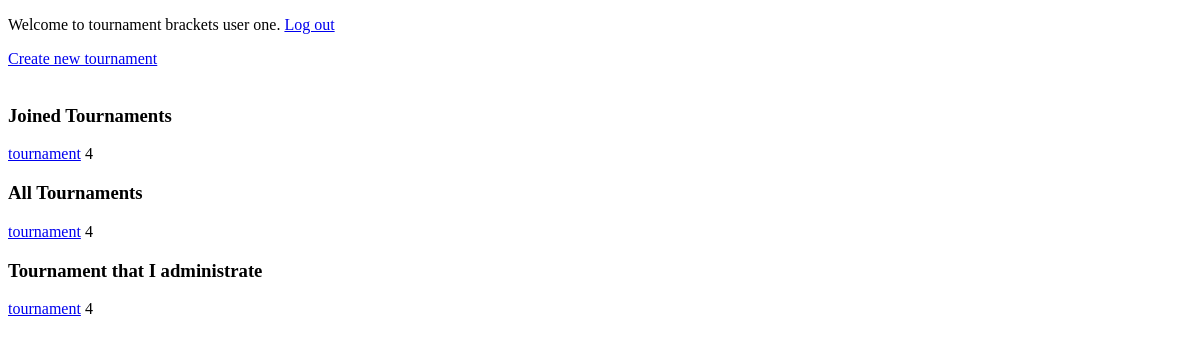
Page / (signed in) on the earlier database version.
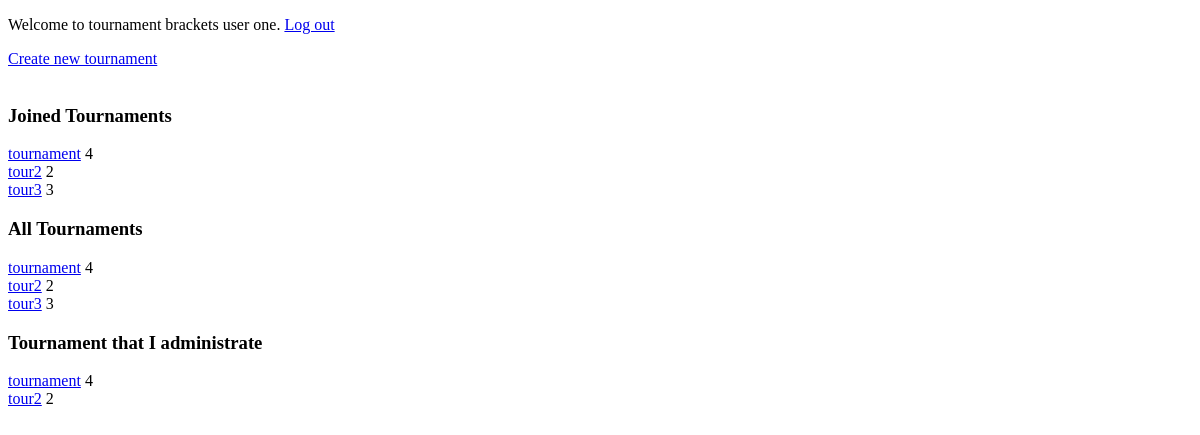
Same page on the later database version.
### application/auth/models.py (models this page shows, shortened)
class User(db.Model):
    __tablename__ = "account"
    id = db.Column(db.Integer, primary_key=True)
    date_created = db.Column(db.DateTime, default=db.func.current_timestamp())
    date_modified = db.Column(db.DateTime, default=db.func.current_timestamp(),
                              onupdate=db.func.current_timestamp())
    name = db.Column(db.String(144), nullable=False)
    username = db.Column(db.String(144), nullable=False)
    password = db.Column(db.String(144), nullable=False)
    tournaments = db.relationship('Tournament', backref='account', lazy=True)

### application/tour/models.py (models this page shows, shortened)
class Tournament(db.Model):
    __tablename__ = "tournament"
    id = db.Column(db.Integer, primary_key=True)
    date_created = db.Column(db.DateTime, default=db.func.current_timestamp())
    date_modified = db.Column(db.DateTime, default=db.func.current_timestamp(),
                              onupdate=db.func.current_timestamp())
    name = db.Column(db.String(144), nullable=False)
    player_count = db.Column(db.Integer, nullable=False)
    account_id = db.Column(db.Integer, db.ForeignKey('account.id'), nullable=False)
    started = db.Column(db.Boolean, nullable=False)

### application/index/views.py (the view)
@app.route("/", methods=["GET"])
def index():
    if current_user.is_authenticated:
        joined = Players.find_tour_with_user(current_user.id)
        return render_template("/index/index.html", form = LoginForm(),
        tournaments = Tournament.query.all(),
        ownedtournaments = Tournament.query.filter_by(account_id=current_user.id),
        joinedtournaments = joined)
    else:
        return render_template("/index/index.html", form = LoginForm(), tournaments = Tournament.query.all())

### application/__init__.py (called while the page is built)
@login_manager.user_loader
def load_user(user_id):
    return User.query.get(user_id)

### application/tour/models.py (called while the page is built)
    @staticmethod
    def find_tour_with_user(account_id):
        stmt = text("SELECT tournament_id FROM players"
                   " WHERE account_id = :account_id").params(account_id=account_id)
        response = db.engine.execute(stmt)
        userstournaments = []
        for row in response:
            userstournaments.append(Tournament.query.get(row[0]))
        return userstournaments

### application/templates/index/index.html (shortened to what this page needs)
{% extends "/index/layout.html" %}
{% block body %}
{% if current_user.is_authenticated %}
<a href="{{ url_for('tour_new') }}">Create new tournament</a>
<br/>
<br/>
<h3>Joined Tournaments</h3>
{% for tournament in joinedtournaments %}
<tr>
      <td><a href="{{ url_for('tournament', id=tournament.id) }}">{{ tournament.name }}</a></td>
      <td>{{ tournament.player_count }}</td>
      <br/>
</tr>
{% endfor %}
<h3>All Tournaments</h3>
{% for tournament in tournaments %}
<tr>
      <td><a href="{{ url_for('tournament', id=tournament.id) }}">{{ tournament.name }}</a></td>
      <td>{{ tournament.player_count }}</td>
      <br/>
</tr>
{% endfor %}
<h3>Tournament that I administrate</h3>
{% for tournament in ownedtournaments %}
<tr>
      <td><a href="{{ url_for('tournament', id=tournament.id) }}">{{ tournament.name }}</a></td>
      <td>{{ tournament.player_count }}</td>
      <br/>
</tr>
{% endfor %}
{% endif %}
{% endblock %}

### application/templates/index/layout.html (shortened to what this page needs)
<!DOCTYPE html>
<html>
<head>
</head>
<body>
    {% if current_user.is_authenticated %}
    <p>
        Welcome to tournament brackets user {{ current_user.name }}. <a href="{{ url_for('auth_logout') }}">Log out</a>
    </p>
    {% endif %}
    {% block body %}{% endblock %}
</body>
</html>

Differences in the rows shown:
added Tournament: name "tour2", player_count "2"
added Tournament: name "tour3", player_count "3"
